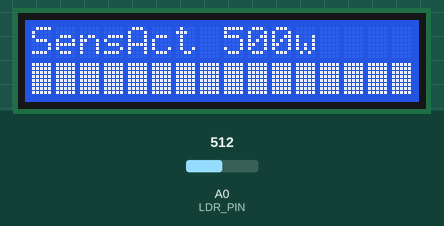
Simulated run of this program. Board: Arduino Uno, built with avr-gcc and run on an emulated ATmega328P. On the bench: 16×2 character LCD. The inputs (shaded band) are chosen by the test bench; at power-on: A0 (LDR_PIN) = 512. What the program prints to the serial monitor is not drawn.

Above: at 0.1 s.
At 3.1 s:
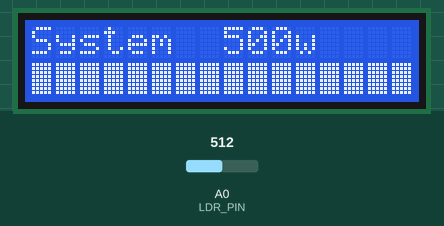
At 6.1 s:
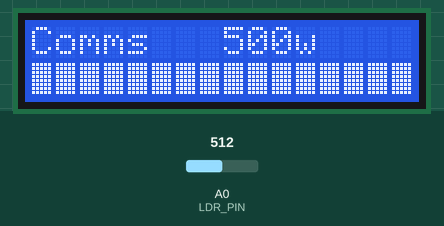

The program:

main.cpp
```cpp
#include <Arduino.h>
#include <Arduino_FreeRTOS.h>

#include "state/task_handles.h"
#include "state/state_manager.h"

#include "tasks/system_task.h"
#include "tasks/sensor_actuator_task.h"
#include "tasks/comms_task.h"

void setup() {
    Serial.begin(9600);

    initStateManager();
    xTaskCreate(SensorActuatorTask, "SensorActuator", 128, NULL, 1, &sensorActuatorHandle);
    xTaskCreate(SystemTask,         "System",         128, NULL, 1, &systemHandle);
    xTaskCreate(CommsTask, "Comms", 128, NULL, 1, &commsHandle);
    vTaskStartScheduler();
}

void loop() {}
```

state_manager.h
```cpp
#pragma once
#include <Arduino_FreeRTOS.h>
#include <semphr.h>
#include "state/system_state.h"

extern SemaphoreHandle_t g_stateMutex;

void initStateManager();
```

system_state.h
```cpp
#pragma once
#include <stdint.h>

typedef struct
{
    int ldrRaw;
} SystemState;

extern SystemState g_systemState;
```

task_handles.h
```cpp
#pragma once
#include <Arduino_FreeRTOS.h>

extern TaskHandle_t sensorActuatorHandle;
extern TaskHandle_t systemHandle;
extern TaskHandle_t commsHandle;
```

comms_task.h
```cpp
#pragma once
void CommsTask(void *pvParameters);
```

sensor_actuator_task.h
```cpp
#pragma once
void SensorActuatorTask(void *pvParameters);
```

system_task.h
```cpp
#pragma once

void SystemTask(void *pvParameters);
```

state_manager.cpp
```cpp
#include "state/state_manager.h"

SemaphoreHandle_t g_stateMutex;
SystemState g_systemState;

void initStateManager()
{
    g_stateMutex = xSemaphoreCreateMutex();
    g_systemState.ldrRaw = 0;
}
```

task_hanldes.cpp
```cpp
#include "state/task_handles.h"

TaskHandle_t sensorActuatorHandle = NULL;
TaskHandle_t systemHandle         = NULL;
TaskHandle_t commsHandle          = NULL;
```

comms_task.cpp
```cpp
#include <Arduino.h>
#include <Arduino_FreeRTOS.h>
#include <SoftwareSerial.h>
#include "tasks/comms_task.h"
#include "state/system_state.h"
#include "state/state_manager.h"

#define UART_RX 10
#define UART_TX 11

SoftwareSerial espSerial(UART_RX, UART_TX);

void CommsTask(void *pvParameters)
{
    espSerial.begin(9600);

    for (;;)
    {
        int ldr = 0;

        if (xSemaphoreTake(g_stateMutex, pdMS_TO_TICKS(100)) == pdTRUE)
        {
            ldr = g_systemState.ldrRaw;
            xSemaphoreGive(g_stateMutex);
        }
        else
        {
            Serial.println("[WARNING] Mutex timeout in CommsTask");
            vTaskDelay(pdMS_TO_TICKS(100));
            continue;
        }

        char message[32];
        snprintf(message, sizeof(message), "{\"ldr\":%d}\n", ldr);
        espSerial.print(message);

        vTaskDelay(pdMS_TO_TICKS(100));
    }
}
```

sensor_actuator_task.cpp
```cpp
#include <Arduino.h>
#include <Arduino_FreeRTOS.h>
#include "tasks/sensor_actuator_task.h"
#include "state/system_state.h"
#include "state/state_manager.h"

#define LDR_PIN A0

void SensorActuatorTask(void *pvParameters)
{
    for (;;)
    {
        int ldr = analogRead(LDR_PIN);

        if (xSemaphoreTake(g_stateMutex, pdMS_TO_TICKS(100)) == pdTRUE)
        {
            g_systemState.ldrRaw = ldr;
            xSemaphoreGive(g_stateMutex);
        }
        else
        {
            Serial.println("[WARNING] Mutex timeout in SensorActuatorTask");
        }

        Serial.print("LDR: ");
        Serial.println(ldr);

        vTaskDelay(pdMS_TO_TICKS(100));
    }
}
```

system_task.cpp
```cpp
#include <Arduino_FreeRTOS.h>
#include <LiquidCrystal.h>
#include "tasks/system_task.h"
#include "state/task_handles.h"

// RS, EN, D4, D5, D6, D7
LiquidCrystal lcd(7, 6, 5, 4, 3, 2);

#define SENSOR_ACTUATOR_STACK 128
#define SYSTEM_STACK          128
#define COMMS_STACK           128

static void drawTaskPage(const char* name, UBaseType_t hwm, uint16_t allocated)
{
    // row 0 — name and free words
    lcd.setCursor(0, 0);
    lcd.print(name);
    lcd.print(" ");
    lcd.print(hwm);
    lcd.print("w   ");

    // row 1 — usage bar across 16 characters
    uint8_t used  = allocated - hwm;
    uint8_t fill  = (uint8_t)((float)used / allocated * 16);

    lcd.setCursor(0, 1);
    for (uint8_t i = 0; i < 16; i++)
        lcd.print(i < fill ? (char)0xFF : '-');
}

void SystemTask(void *pvParameters)
{
    lcd.begin(16, 2);

    uint8_t page      = 0;
    uint8_t pageCount = 3;

    for (;;)
    {
        UBaseType_t sensActHWM = sensorActuatorHandle ? uxTaskGetStackHighWaterMark(sensorActuatorHandle) : 0;
        UBaseType_t systemHWM  = systemHandle         ? uxTaskGetStackHighWaterMark(systemHandle)         : 0;
        UBaseType_t commsHWM   = commsHandle          ? uxTaskGetStackHighWaterMark(commsHandle)          : 0;

        lcd.clear();

        switch (page)
        {
            case 0:
                drawTaskPage("SensAct", sensActHWM, SENSOR_ACTUATOR_STACK);
                break;
            case 1:
                drawTaskPage("System ", systemHWM,  SYSTEM_STACK);
                break;
            case 2:
                drawTaskPage("Comms  ", commsHWM,   COMMS_STACK);
                break;
        }

        page = (page + 1) % pageCount;

        vTaskDelay(pdMS_TO_TICKS(3000));
    }
}
```

Measured:
- by itself, everything shown: repeats every 9.0 s, in 3 steps
- what the display in image 1 shows lasts 3.0 s, from 3.1 s to 6.1 s
